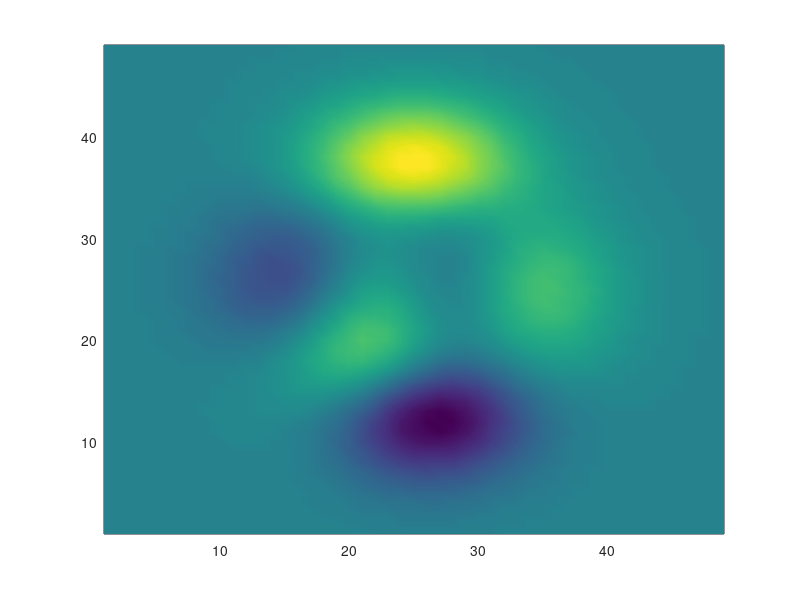

Here is the MATLAB script that generated this plot:
## Copyright (C) 2007 Shai Ayal
##
## This program is free software; you can redistribute it and/or modify it
## under the terms of the GNU General Public License as published by
## the Free Software Foundation; either version 2, or (at your option)
## any later version.
##
## OctPlot is distributed in the hope that it will be useful, but
## WITHOUT ANY WARRANTY; without even the implied warranty of
## MERCHANTABILITY or FITNESS FOR A PARTICULAR PURPOSE.  See the GNU
## General Public License for more details.
##
## You should have received a copy of the GNU General Public License
## along with OctPlot; see the file COPYING.  If not, write to the Free
## Software Foundation, 59 Temple Place - Suite 330, Boston, MA
## 02111-1307, USA.


clf();

title("contours overlayed on pcolor");
Z=peaks();
pcolor(Z);
shading("interp");
hold("on");
contour(Z,20);

## this produces a warning since it does not filter out the surface
chld=get(gca(),"children");

for h=chld',
  if(strcmp(tolower(get(h,"type")),"line"))
    set(h,"color","k");
  endif
endfor
